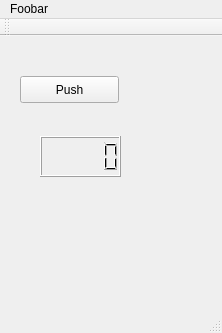
<?xml version="1.0" encoding="UTF-8"?>
<ui version="4.0">
 <class>MainWindow</class>
 <widget class="QMainWindow" name="MainWindow">
  <property name="geometry">
   <rect>
    <x>0</x>
    <y>0</y>
    <width>222</width>
    <height>333</height>
   </rect>
  </property>
  <property name="windowTitle">
   <string>Titteli</string>
  </property>
  <widget class="QWidget" name="centralWidget">
   <widget class="QPushButton" name="pushButton">
    <property name="geometry">
     <rect>
      <x>20</x>
      <y>40</y>
      <width>99</width>
      <height>27</height>
     </rect>
    </property>
    <property name="text">
     <string>Push</string>
    </property>
   </widget>
   <widget class="QLCDNumber" name="lcdNumber">
    <property name="geometry">
     <rect>
      <x>40</x>
      <y>100</y>
      <width>81</width>
      <height>41</height>
     </rect>
    </property>
   </widget>
  </widget>
  <widget class="QMenuBar" name="menuBar">
   <property name="geometry">
    <rect>
     <x>0</x>
     <y>0</y>
     <width>222</width>
     <height>24</height>
    </rect>
   </property>
   <widget class="QMenu" name="menuTitteli">
    <property name="title">
     <string>Foobar</string>
    </property>
    <addaction name="actionMenutus"/>
    <addaction name="actionKalatus"/>
   </widget>
   <addaction name="menuTitteli"/>
  </widget>
  <widget class="QToolBar" name="mainToolBar">
   <attribute name="toolBarArea">
    <enum>TopToolBarArea</enum>
   </attribute>
   <attribute name="toolBarBreak">
    <bool>false</bool>
   </attribute>
  </widget>
  <widget class="QStatusBar" name="statusBar"/>
  <action name="actionMenutus">
   <property name="text">
    <string>Menutus</string>
   </property>
  </action>
  <action name="actionKalatus">
   <property name="text">
    <string>kalatus</string>
   </property>
  </action>
 </widget>
 <layoutdefault spacing="6" margin="11"/>
 <resources/>
 <connections/>
</ui>
